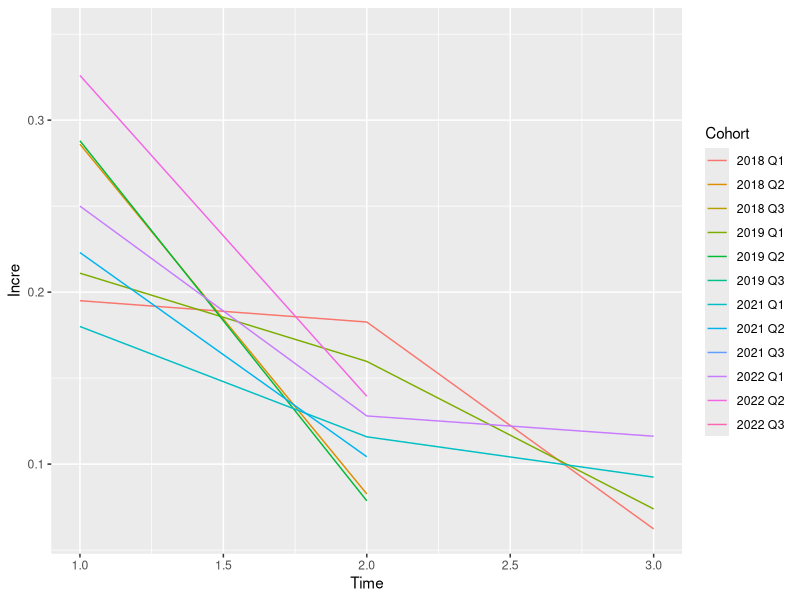

Reproduce this figure in R.
library(tidyverse)



up_zvl <- read_csv(here::here("data", "uptake_zvl.csv"))

dat <- up_zvl %>% 
  pivot_longer(c(Q1, Q2, Q3)) %>% 
  mutate(
    Cohort = paste(Year, name),
    Coverage = value / 100
  ) %>% 
  arrange(Cohort, Time) %>% 
  group_by(Cohort) %>% 
  mutate(
    Coverage = cumsum(Coverage),
    Year = as.character(Year),
  ) %>% 
  filter(Coverage > 0) %>% 
  mutate(Time = 1:n()) %>% 
  select(Year, Month, Time, Cohort, Coverage)


dat

dat %>% 
  group_by(Cohort) %>% 
  mutate(
    Incre =  c(Coverage[1], diff(Coverage)) / c(1, 1 - Coverage[-n()])
  ) %>% 
  ggplot() + 
  geom_line(aes(x = Time, y = Incre, colour = Cohort))


fit <- lm(log(1 - Coverage) ~ (Time - 1) + 1, data = dat)
fit2 <- lm(log(1 - Coverage) ~ as.character(Time - 1) + 1, data = dat)



1 - exp(coef(fit)['Time'])


p_est <- coef(summary(fit))["Time", 1:2]

p_hat <- 1 - exp(p_est[1])

pini <- 0.2
pcat <- p_hat


ps <- 1 - exp(coef(fit))

p0 <- ps[1]
p0 


mean(1 - (1 - ps[2]) ^ (0:3 + 3) * (1 - p0))



1 - (1 - ps[2]) ^ 3 * (1 - p0)

ps
